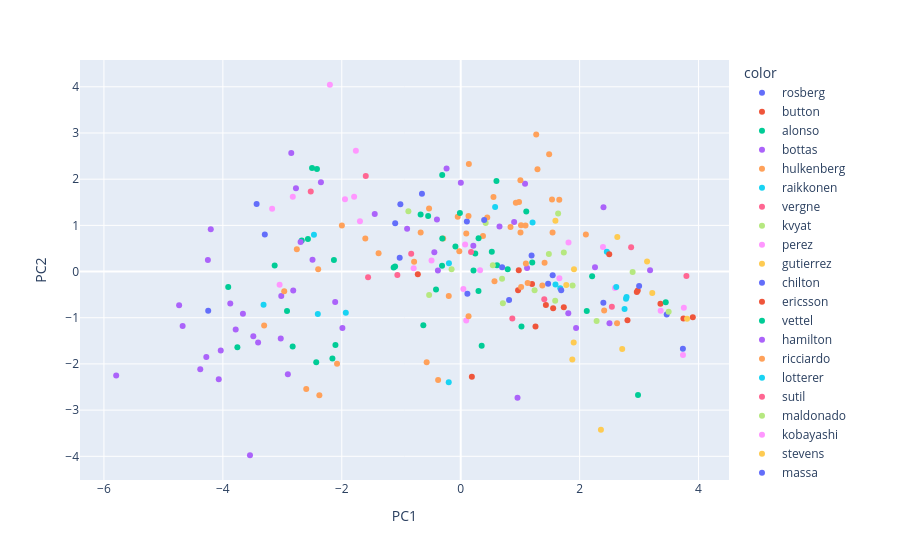

Notebook cell for this chart:
### Code cell
import plotly.express as px
import plotly.io as pio

# PC1 vs PC2
fig = px.scatter(
    pca_df,
    x='PC1',
    y='PC2',
    color=df['ref'],  #color by driver
    hover_data=[df["total_points"],df['logit_dnf'], df['logit_top10'], df['avg_finish'], df['ref'], df['year'],df['constructorRef']]
)
fig.show()


html_snippet = pio.to_html(fig, full_html=False, include_plotlyjs='cdn')

with open("pca_plot_snippet.html", "w") as f:
    f.write(html_snippet)
